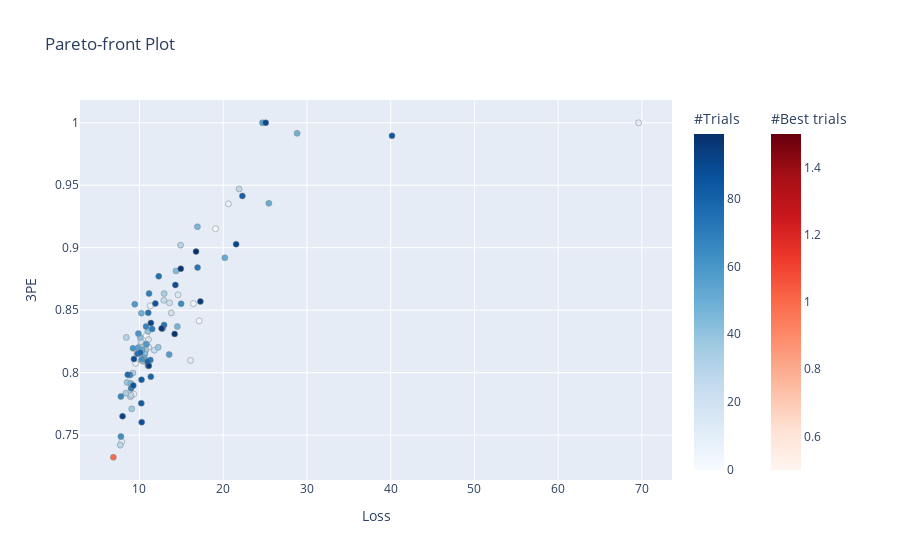

Notebook code cell kept with this figure:
### Code cell
plot_pareto_front(study, target_names=["Loss", "3PE"])
